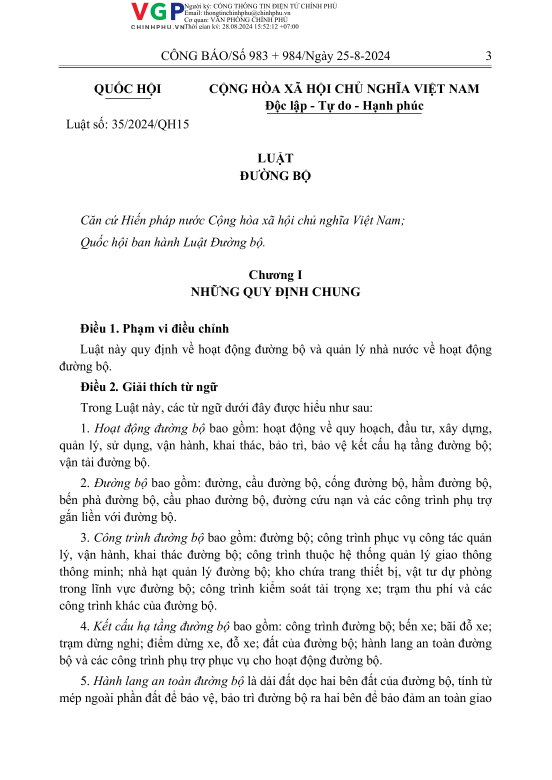
#> input picture data/images/35-2024-qh15_page_1.png, 1654 x 2339 px (shown at 1/3 size); its folder holds 4 pictures in this run
$ python glm_ocr.py
#> lines starting #> are read from the running program, lines starting #| are printed output that depends on the picture
"""
GLM-OCR: Trich xuat van ban tu hinh anh su dung model glm-ocr qua Ollama.

Doc tat ca anh trong data/images, gui den glm-ocr de OCR,
luu ket qua duoi dang <ten_anh>.md trong data/ocr.

Su dung:
    python glm_ocr.py
"""

import base64
import io
import sys
import time

import ollama
from pathlib import Path
from PIL import Image

# Fix encoding cho Windows console
sys.stdout.reconfigure(encoding="utf-8", errors="replace")

# -------------------- Cau hinh --------------------
MODEL_NAME = "glm-ocr"
NUM_CTX = 8192           # Context size cho vision model
MAX_IMAGE_DIM = 1024     # Resize anh ve max dimension nay
IMAGE_DIR = Path("data/images")
OUTPUT_DIR = Path("data/ocr")
SUPPORTED_EXTS = {".png", ".jpg", ".jpeg", ".bmp", ".tiff", ".webp"}
PROMPT = "Text Recognition:"


def resize_and_encode(image_path: Path, max_dim: int = MAX_IMAGE_DIM) -> str:
    """Resize anh neu qua lon va tra ve base64 string."""
#> called with max_dim = 1024
    img = Image.open(image_path).convert("RGB")
#> img is the input picture: PIL image 1654x2339 RGB; mean R, G, B 242.8, 242.8, 242.8
    w, h = img.size
#> w = 1654; h = 2339

    if max(w, h) > max_dim:
        ratio = max_dim / max(w, h)
#> ratio = 0.438
        new_size = (int(w * ratio), int(h * ratio))
#> new_size = (724, 1024)
        img = img.resize(new_size, Image.LANCZOS)
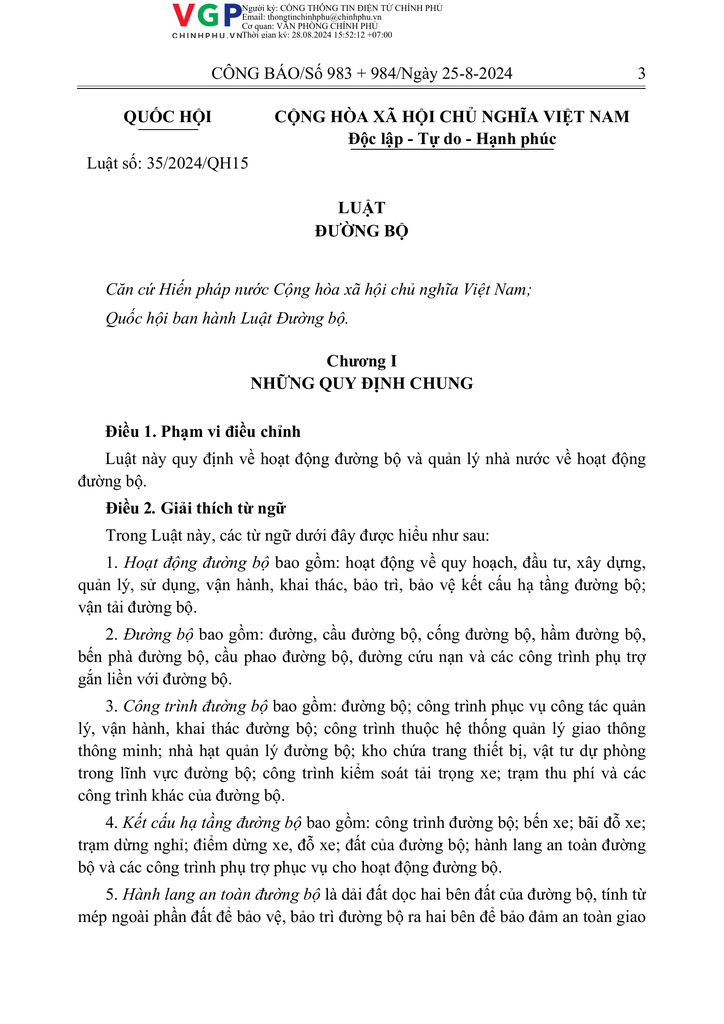
#> img: PIL image 724x1024 RGB; mean R, G, B 242.2, 242.2, 242.2

    buf = io.BytesIO()
    img.save(buf, format="PNG")
    return base64.b64encode(buf.getvalue()).decode()


def ocr_image(image_path: Path) -> str:
    """Gui anh den glm-ocr qua Ollama va tra ve van ban trich xuat."""
    img_b64 = resize_and_encode(image_path)

    response = ollama.chat(
        model=MODEL_NAME,
        messages=[{
            "role": "user",
            "content": PROMPT,
            "images": [img_b64],
        }],
        options={"num_ctx": NUM_CTX},
    )

    return response["message"]["content"]


def get_image_files(directory: Path) -> list[Path]:
    """Lay danh sach file anh duoc ho tro, sap xep theo ten."""
    return [
        f for f in sorted(directory.iterdir())
        if f.is_file() and f.suffix.lower() in SUPPORTED_EXTS
    ]


def main():
    # Kiem tra thu muc anh
    if not IMAGE_DIR.exists():
        print(f"[ERROR] Khong tim thay thu muc '{IMAGE_DIR}'")
        sys.exit(1)

    # Tao thu muc output
    OUTPUT_DIR.mkdir(parents=True, exist_ok=True)

    # Lay danh sach anh
    images = get_image_files(IMAGE_DIR)
    if not images:
        print(f"[ERROR] Khong tim thay anh nao trong '{IMAGE_DIR}'")
        sys.exit(1)

    total = len(images)
    print(f"[INFO ] Tim thay {total} anh trong '{IMAGE_DIR}'")
    print(f"[INFO ] Ket qua OCR se luu tai '{OUTPUT_DIR}'")
    print(f"[INFO ] Model: {MODEL_NAME} | num_ctx: {NUM_CTX} | max_dim: {MAX_IMAGE_DIM}px")
    print("=" * 70)

    success = 0
    failed = 0
    skipped = 0
    total_time = 0

    for idx, img_path in enumerate(images, 1):
        # Ten file output: <ten anh khong extension>.md
        out_name = img_path.stem + ".md"
        out_path = OUTPUT_DIR / out_name

        # Bo qua neu da OCR roi
        if out_path.exists():
            print(f"[SKIP ] ({idx:>3}/{total}) {img_path.name} -> da ton tai")
            skipped += 1
            continue

        print(f"[OCR  ] ({idx:>3}/{total}) {img_path.name} ... ", end="", flush=True)
        start = time.time()

        try:
            text = ocr_image(img_path)
            elapsed = time.time() - start
            total_time += elapsed

            # Luu ket qua
            with open(out_path, "w", encoding="utf-8") as f:
                f.write(text)

            success += 1
            remaining = (total - idx) * (total_time / max(success, 1))
            print(f"OK ({elapsed:.1f}s, {len(text)} chars) ~{remaining/60:.0f}m left")

        except KeyboardInterrupt:
            print("\n[WARN ] Dung boi nguoi dung (Ctrl+C)")
            break

        except Exception as e:
            elapsed = time.time() - start
            total_time += elapsed
            failed += 1
            print(f"FAIL ({elapsed:.1f}s): {type(e).__name__}: {e}")
#> pass 2 of the loop in main, `for idx, img_path in enumerate(images, 1):`:
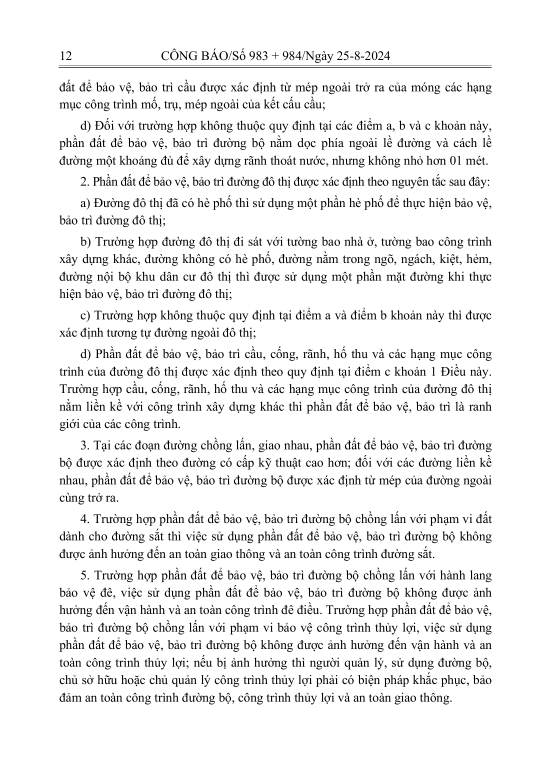
#> input picture data/images/35-2024-qh15_page_10.png, 1654 x 2339 px (shown at 1/3 size)
#> in resize_and_encode, img is the input picture: PIL image 1654x2339 RGB; min 0, max 255, mean 238.3
#> in resize_and_encode (call 2), `img = img.resize(new_size, Image.LANCZOS)`:
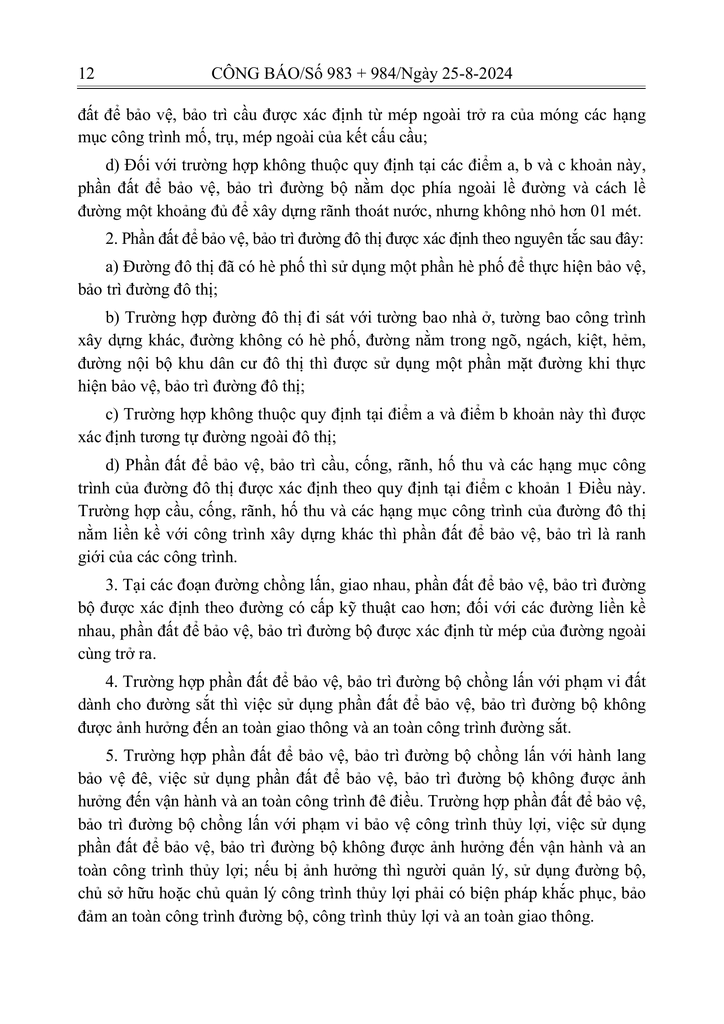
#> img: PIL image 724x1024 RGB; min 0, max 255, mean 237.3
#> pass 3 of the loop in main, `for idx, img_path in enumerate(images, 1):`:
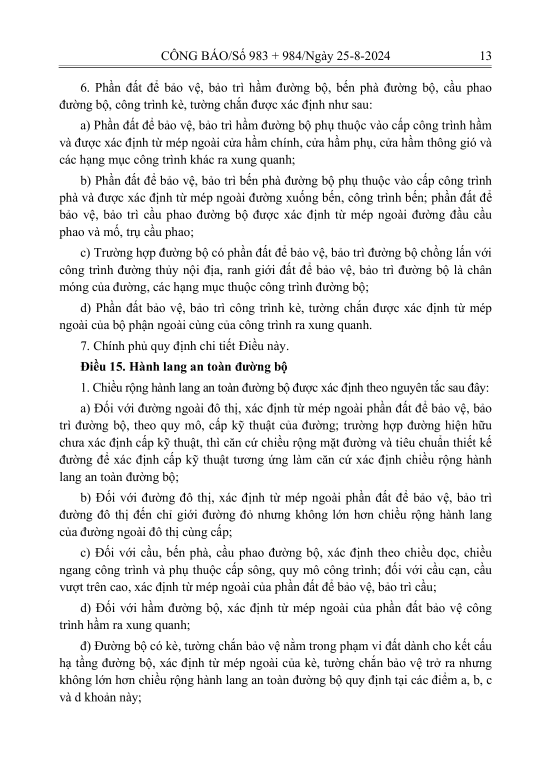
#> input picture data/images/35-2024-qh15_page_11.png, 1654 x 2339 px (shown at 1/3 size)
#> in resize_and_encode, img is the input picture: PIL image 1654x2339 RGB; min 0, max 255, mean 239.2
#> in resize_and_encode (call 3), `img = img.resize(new_size, Image.LANCZOS)`:
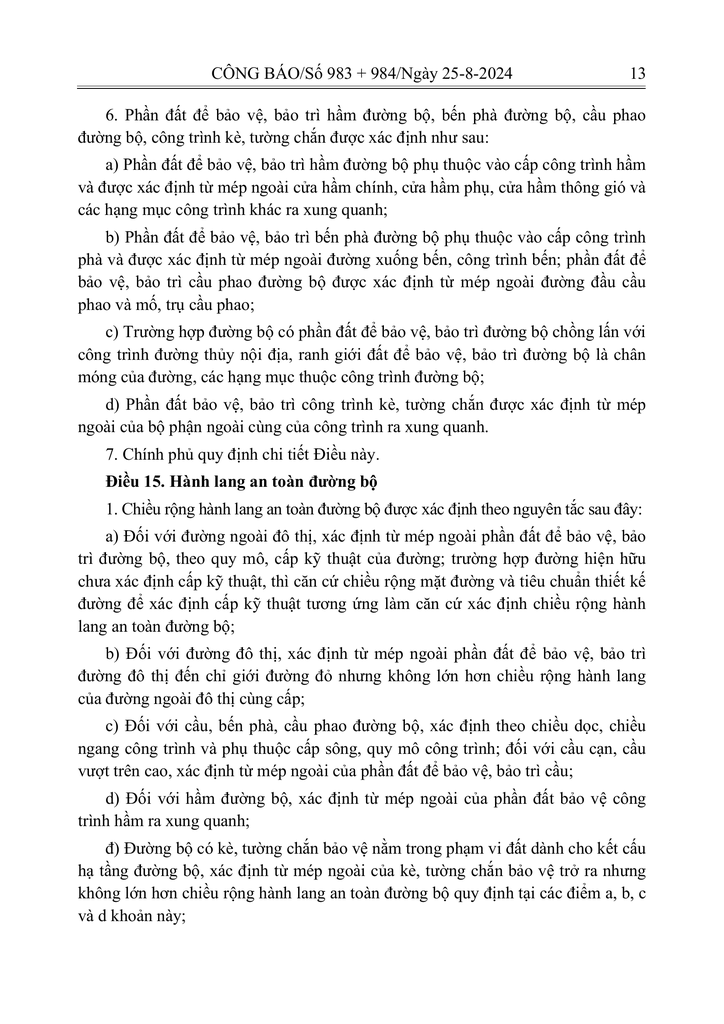
#> img: PIL image 724x1024 RGB; min 0, max 255, mean 238.3
#> the loop made 4 passes; the first 3 are shown

    # Tong ket
    print("=" * 70)
    print(f"[DONE ] {success} thanh cong | {failed} that bai | {skipped} bo qua")
    print(f"[DONE ] Tong thoi gian xu ly: {total_time/60:.1f} phut")
    print(f"[DONE ] Cac file .md da luu tai: {OUTPUT_DIR.resolve()}")


if __name__ == "__main__":
    main()
